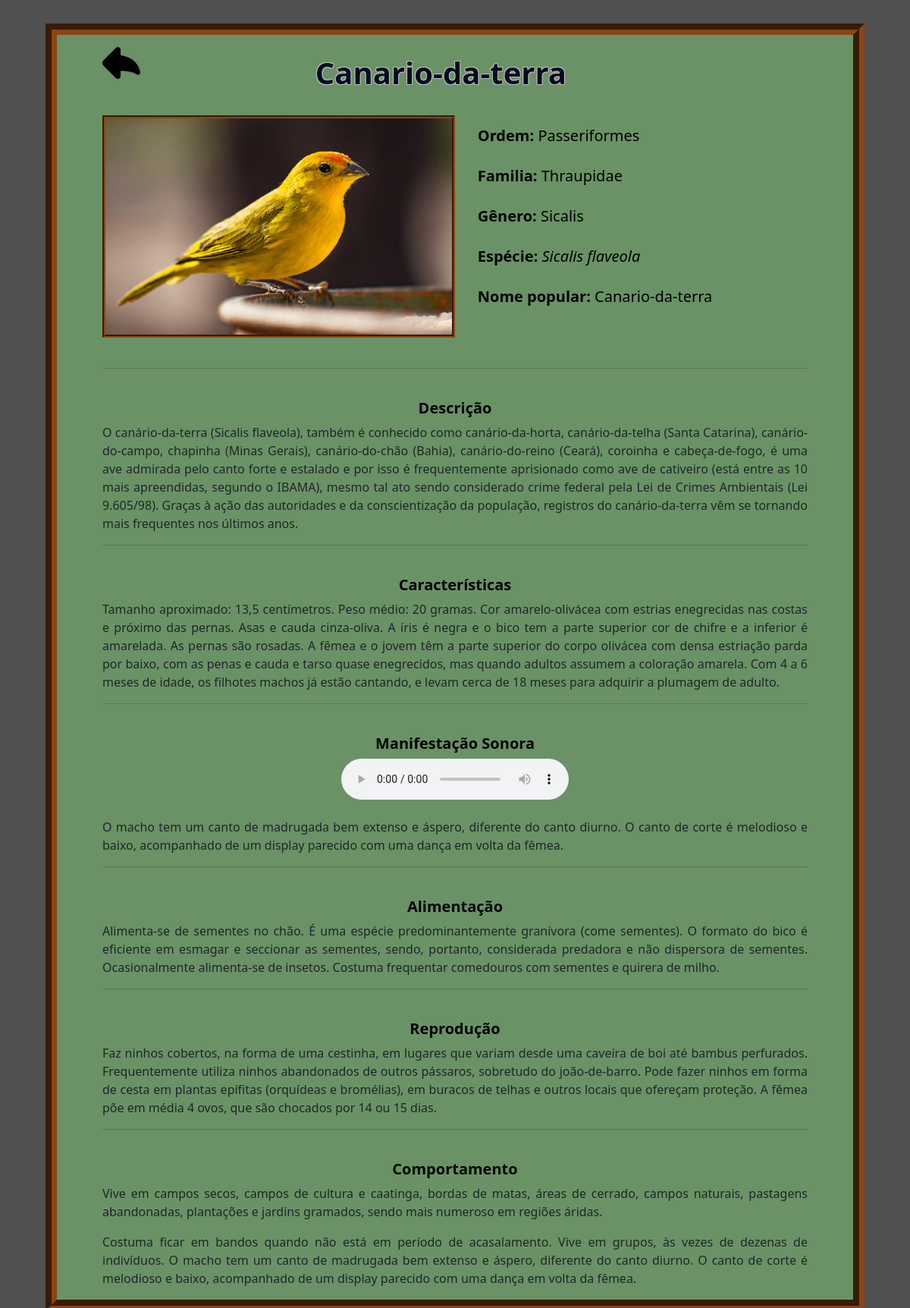
The app's page /templates/ave.php?idAve=3 with its own data.
### tables this page shows
CREATE TABLE `aves` (
  `id` int(11) NOT NULL,
  `ordem` varchar(20) NOT NULL,
  `familia` varchar(20) NOT NULL,
  `genero` varchar(20) NOT NULL,
  `especie` varchar(40) NOT NULL,
  `nome` varchar(30) NOT NULL,
  `descricao` text NOT NULL,
  `caracteristica` text NOT NULL,
  `voz` text NOT NULL,
  `alimentacao` text NOT NULL,
  `reproducao` text NOT NULL,
  `comportamento` text NOT NULL,
  `imagem` varchar(50) NOT NULL,
  `audio` varchar(50) NOT NULL
);

### templates/ave.php (the view, shortened to what this page needs)
<?php
include_once "site.php";
$idAve = $_GET["idAve"];
$result_carousel = "SELECT * FROM aves WHERE id = $idAve";
$resultado_carousel = mysqli_query($con, $result_carousel);
$dados = mysqli_fetch_assoc($resultado_carousel);
?>
<!DOCTYPE html>
<html id="color">
<head>
    <link rel="stylesheet" type="text/css" href="../static/_css/_site.css">
    <link rel="stylesheet" href="../static/_css/bootstrap.css">
</head>
<body id="normal">
<div class="conteiner">
<div class="ave">
<a href="index.php"><img src="../static/_image/voltar.png" class="rounded float-start" id="img" width="50px"></a>
    <div class="div01">
        <h1><b><?php echo $dados['nome']; ?></b></h1>
    </div> </br>
    <div class="div07">
        <div class=div06><img src="<?php echo $dados['imagem']; ?>" class='d-block w-100'> </div>
        <table id="inf">
        <tr> <td class="espaco"> <h5><b>Ordem: </b><?php echo $dados['ordem']; ?></h5> </td> </tr>
        <tr> <td class="espaco"> <h5><b>Familia: </b><?php echo $dados['familia']; ?></h5> </td> </tr>
        <tr> <td class="espaco"> <h5><b>Gênero: </b><?php echo $dados['genero']; ?></h5> </td> </tr>
        <tr> <td class="espaco"> <h5><b>Espécie: </b><i><?php echo $dados['especie']; ?></i></h5> </td> </tr>
        <tr> <td class="espaco"> <h5><b>Nome popular: </b><?php echo $dados['nome']; ?></h5> </td> </tr>
        </table>
    </div>
    <div>
        </br> <hr> </br>
        <h5 class="alinhamento"><b>Descrição</b></h5>
        <?php echo $dados['descricao']; ?> <hr> <br>
        <h5 class="alinhamento"><b>Características</b></h5>
        <?php echo $dados['caracteristica']; ?> <hr> <br>
        <h5 class="alinhamento"><b>Manifestação Sonora</b></h5>
        <audio src="<?php echo $dados['audio']; ?>" preload="auto" class="rounded mx-auto d-block" controls></audio> <br/>
        <?php echo $dados['voz']; ?> <hr> <br>
        <h5 class="alinhamento"><b>Alimentação</b></h5>
        <?php echo $dados['alimentacao']; ?> <hr> <br>
        <h5 class="alinhamento"><b>Reprodução</b></h5>
        <?php echo $dados['reproducao']; ?> <hr> <br>
        <h5 class="alinhamento"><b>Comportamento</b></h5>
        <?php echo $dados['comportamento']; ?>
    </div>
</div>
</div>
</body>
</html>

### static/_css/_site.css (style rules this page uses)
html { width: 100%; height: 100%; padding: 25px; background-color: #505050 }
#normal { border: none; background-color: #505050; }
.div01 { display: flex; justify-content: center; align-items: center; position: relative; top: 6%; width: 100%; height: 70px; padding-bottom: 50px; padding-top: 2%; }
.conteiner { width: 100%; height: 100%; display: flex; justify-content: center; align-content: center; }
.ave { width: 90%; border: 15px groove #8B4513; text-align: justify; background-color: #6a9266; padding-left: 5%; padding-right: 5%; position: absolute; justify-content: center; align-items: center; align-content: center; padding-top: 1%; }
.div06 { float: left; width: 50%; min-width: 50%; height: auto; border: 4px groove #8B4513; }
.div07 { max-height: 327px; display: flex; align-items: center; }
#inf { width: 40%; }
.espaco { padding-bottom: 20px; padding-left: 8%; }
#img { position:absolute; display: block; z-index: 999 }
h1 { position: relative; text-align: center; color: #000d1f; text-shadow: #BDBDBD 1px -1px, #BDBDBD -1px 1px, #BDBDBD 1px 1px, #BDBDBD -1px -1px; padding-top: 5%; padding-right: 4%; }
.alinhamento { text-align: center; }
h5 { color:black; }

### records on screen
aves: nome "Canario-da-terra", imagem (picture), ordem "Passeriformes", familia "Thraupidae", genero "Sicalis", especie "Sicalis flaveola", descricao "O canário-da-terra (Sicalis flaveola), também é conhecido como canário-da-horta, canário-da-telha (Santa Catarina), canário-do-campo, chapinha (Minas Gerais), canário-do-chão (Bahia), canário-do-reino (Ceará), coroinha e cabeça-de-fogo, é uma ave admirada pelo canto forte e estalado e por isso é frequentemente aprisionado como ave de cativeiro (está entre as 10 mais apreendidas, segundo o IBAMA), mesmo tal ato sendo considerado crime federal pela Lei de Crimes Ambientais (Lei 9.605/98). Graças à ação das autoridades e da conscientização da população, registros do canário-da-terra vêm se tornando mais frequentes nos últimos anos.", caracteristica "Tamanho aproximado: 13,5 centímetros. Peso médio: 20 gramas. Cor amarelo-olivácea com estrias enegrecidas nas costas e próximo das pernas. Asas e cauda cinza-oliva. A íris é negra e o bico tem a parte superior cor de chifre e a inferior é amarelada. As pernas são rosadas. A fêmea e o jovem têm a parte superior do corpo olivácea com densa estriação parda por baixo, com as penas e cauda e tarso quase enegrecidos, mas quando adultos assumem a coloração amarela. Com 4 a 6 meses de idade, os filhotes machos já estão cantando, e levam cerca de 18 meses para adquirir a plumagem de adulto.", voz "O macho tem um canto de madrugada bem extenso e áspero, diferente do canto diurno. O canto de corte é melodioso e baixo, acompanhado de um display parecido com uma dança em volta da fêmea.", alimentacao "Alimenta-se de sementes no chão. É uma espécie predominantemente granívora (come sementes). O formato do bico é eficiente em esmagar e seccionar as sementes, sendo, portanto, considerada predadora e não dispersora de sementes. Ocasionalmente alimenta-se de insetos. Costuma frequentar comedouros com sementes e quirera de milho.", reproducao "Faz ninhos cobertos, na forma de uma cestinha, em lugares que variam desde uma caveira de boi até bambus perfurados. Frequentemente utiliza ninhos abandonados de outros pássaros, sobretudo do joão-de-barro. Pode fazer ninhos em forma de cesta em plantas epífitas (orquídeas e bromélias), em buracos de telhas e outros locais que ofereçam proteção. A fêmea põe em média 4 ovos, que são chocados por 14 ou 15 dias.", comportamento "Vive em campos secos, campos de cultura e caatinga, bordas de matas, áreas de cerrado, campos naturais, pastagens abandonadas, plantações e jardins gramados, sendo mais numeroso em regiões áridas. Costuma ficar em bandos quando não está em período de acasalamento. Vive em grupos, às vezes de dezenas de indivíduos. O macho tem um canto de madrugada bem extenso e áspero, diferente do canto diurno. O canto de corte é melodioso e baixo, acompanhado de um display parecido com uma dança em volta da fêmea."
